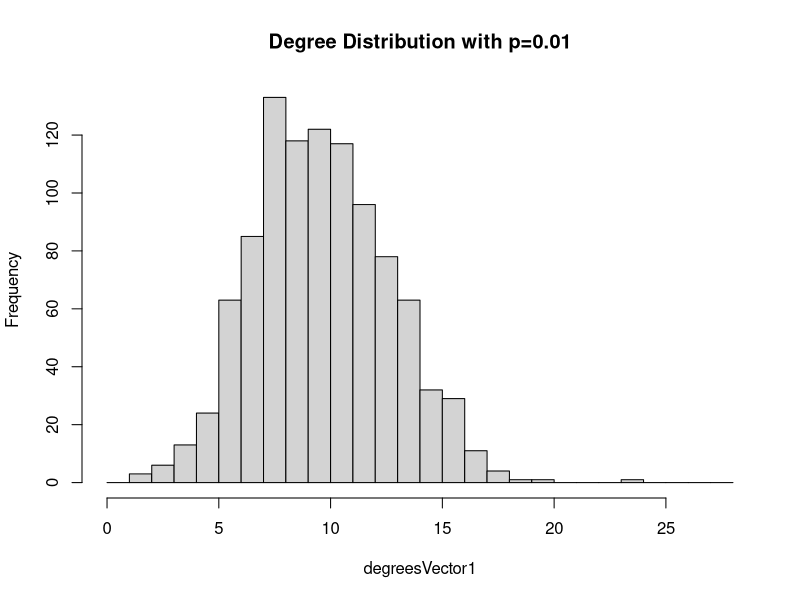
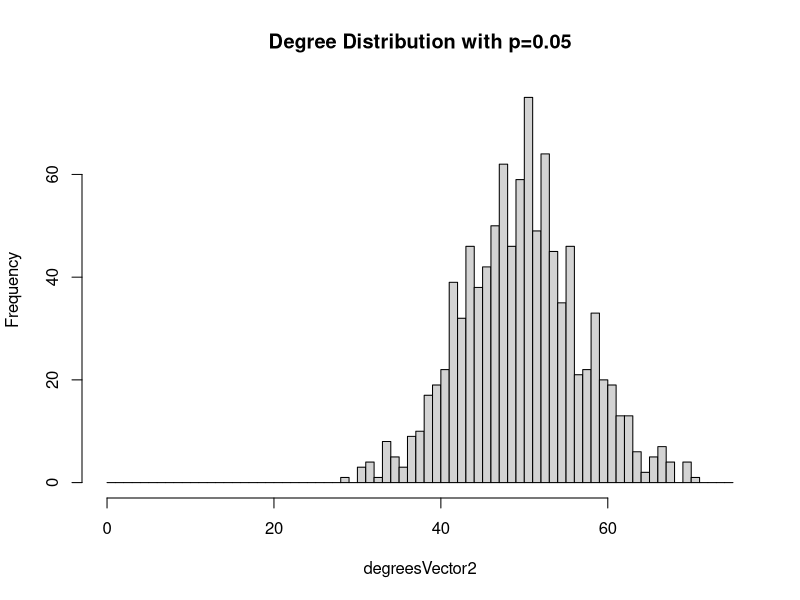
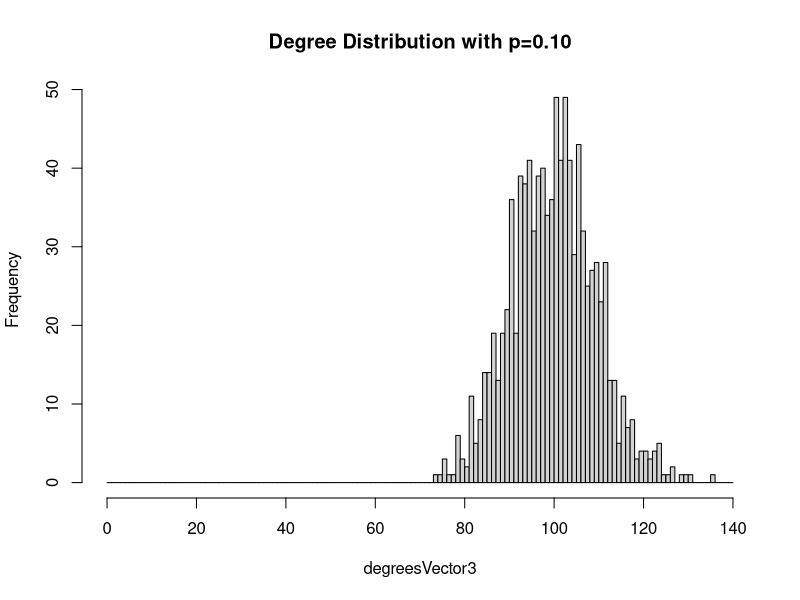

Write R code to recreate these figures, in order.

library("igraph")

###(a)

# create random networks
graph1 <- random.graph.game(1000, 0.01, directed=F);
graph2 <- random.graph.game(1000, 0.05, directed=F);
graph3 <- random.graph.game(1000, 0.10, directed=F);

# finding the degrees
degreesVector1 <- degree(graph1)
degreesVector2 <- degree(graph2)
degreesVector3 <- degree(graph3)

# plotting degree distributions
hist1 <- hist(degreesVector1, breaks=seq(-0, by=1, length.out=max(degreesVector1)+5), main="Degree Distribution with p=0.01")
dev.new()
hist2 <- hist(degreesVector2, breaks=seq(-0, by=1, length.out=max(degreesVector2)+5), main="Degree Distribution with p=0.05")
dev.new()
hist3 <- hist(degreesVector3, breaks=seq(-0, by=1, length.out=max(degreesVector3)+5), main="Degree Distribution with p=0.10")


###(b)
cat('\n',"(b)",'\n')
cat("Checking connectivity of graph with p=0.01",'\n')
if(is.connected(graph1))
{
  print("Graph is connected")
  dia1 =diameter(graph1, directed = FALSE, unconnected = FALSE, weights = NULL)
  print(sprintf("Diameter of graph is: %d", dia1))
} else
  print("Graph is NOT connected")

cat("Checking connectivity of graph with p=0.05",'\n')
if(is.connected(graph2))
{
  print("Graph is connected.")
  dia2 =diameter(graph2, directed = FALSE, unconnected = FALSE, weights = NULL)
  print(sprintf("Diameter of graph is: %d", dia2))
} else 
  print("Graph is NOT connected.")

cat("Checking connectivity of graph with p=0.10",'\n')
if(is.connected(graph3))
{
  print("Graph is connected.")
  dia3 =diameter(graph3, directed = FALSE, unconnected = FALSE, weights = NULL)
  print(sprintf("Diameter of graph is: %d", dia3))
} else 
  print("Graph is NOT connected.")


###(c)
cat('\n',"(c)",'\n')
pc=0.000
repeat
{
  graph <- random.graph.game(1000, pc, directed=F);
  if(is.connected(graph))
  {
    cat("The threshold probability, pc = ",pc,'\n')
    break()
  } else
    pc <- pc+0.001
}